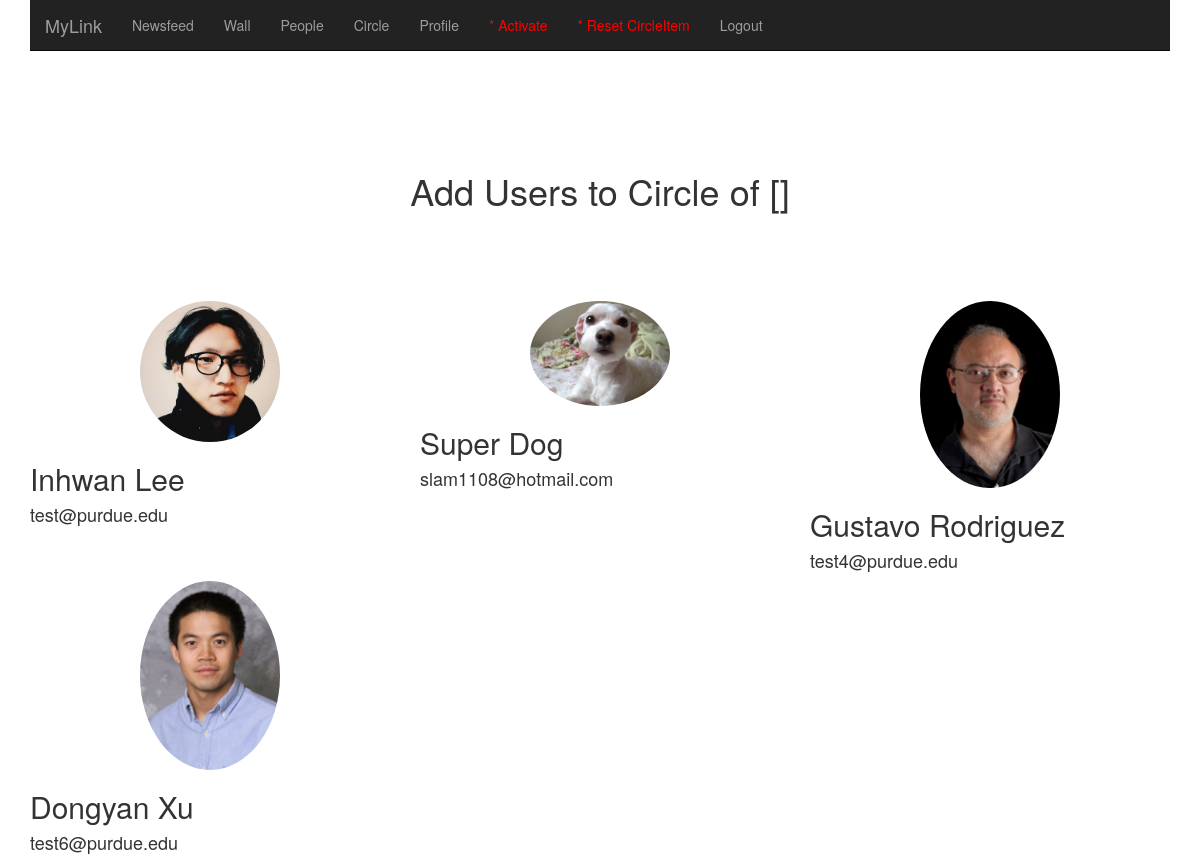
The app's page /circleUsers/1 (signed in), older data.
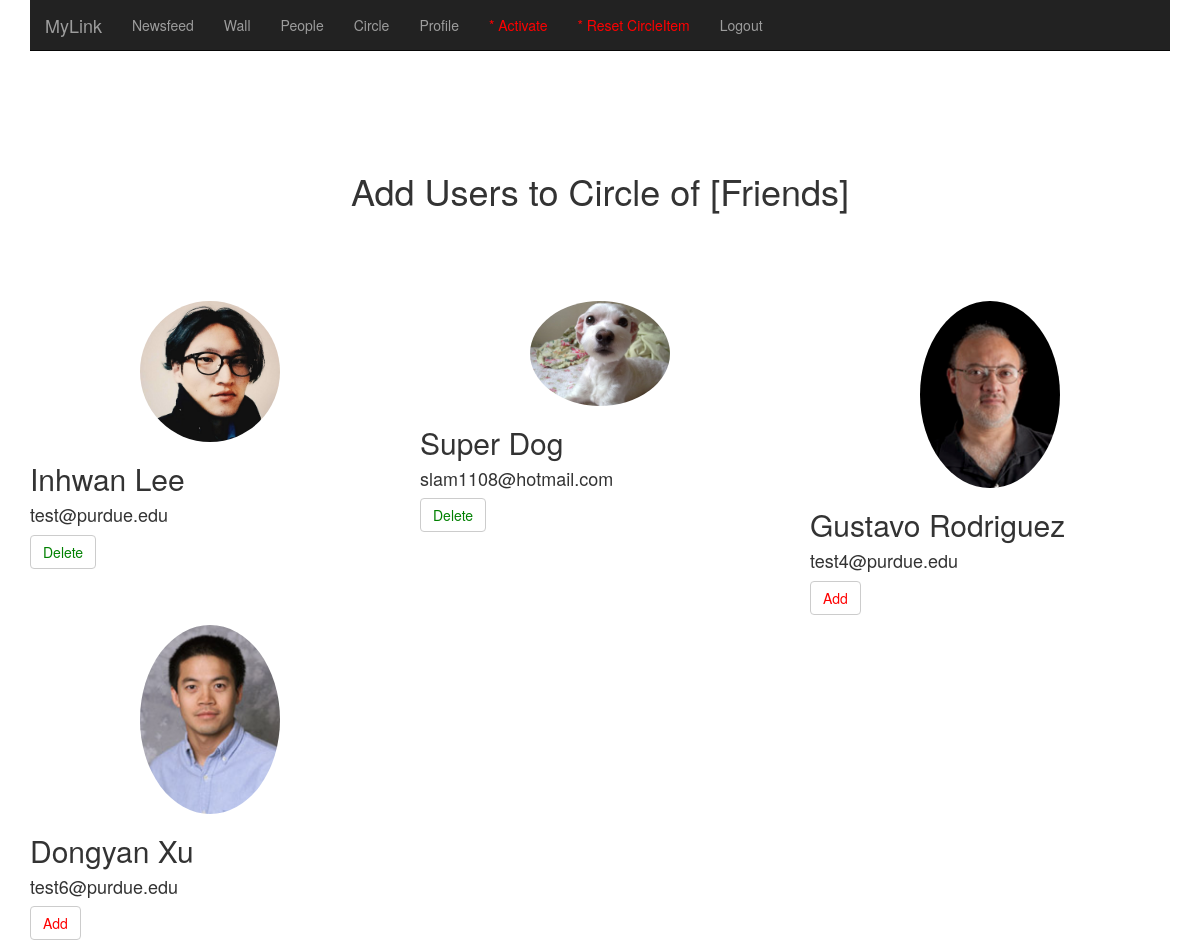
The same page, newer data.
### app/models.py (models this page shows, shortened)
class User(db.Model):
	uid = db.Column(db.Integer, primary_key=True)
	firstname = db.Column(db.String(100))
	lastname = db.Column(db.String(100))
	email = db.Column(db.String(120), unique=True)
	password = db.Column(db.String(54))
	pic = db.Column(db.String(100))
	activate = db.Column(db.Boolean)
	def __repr__(self):
		return '<User %r>' % (self.firstname)
	def is_authenticated(self):
		return True

class Circle(db.Model):
	cid = db.Column(db.Integer, primary_key=True)
	owns = db.Column(db.Integer, db.ForeignKey('user.uid'))
	name = db.Column(db.String(100))

### app/views.py (the view)
@app.route('/circleUsers', methods=['GET','POST'])
@app.route('/circleUsers/<cid>', methods=['GET','POST'])
@login_required
@csrf.exempt
def circleUsers(cid):
	outCircle = db.session.query(User,Friend,CircleItem).filter(Friend.uid==g.user.uid).\
			filter(Friend.fid==User.uid).filter(CircleItem.uid==Friend.fid).\
			filter(CircleItem.cid==cid).filter(CircleItem.added==False).all()
	inCircle = db.session.query(User,Friend,CircleItem).filter(Friend.uid==g.user.uid).\
			filter(Friend.fid==User.uid).filter(CircleItem.uid==Friend.fid).\
			filter(CircleItem.cid==cid).filter(CircleItem.added==True).all()
	circle = db.session.query(Circle).filter(Circle.cid==cid).first()
	users = db.session.query(User,Friend).filter(Friend.uid==g.user.uid).\
			filter(Friend.fid==User.uid).all()
	print inCircle
	return render_template('circleUsers.html', circle=circle, users=users, inCircle=inCircle, outCircle=outCircle, cid=cid)

### app/models.py (called while the page is built)
	def __repr__(self):
		return '<Friend %r>' % (self.id)

	def __repr__(self):
		return '<CircleItem %r>' % (self.iid)

### app/views.py (called while the page is built)
@login_manager.user_loader
def load_user(uid):
	return User.query.get(int(uid))

@app.before_request
def before_request():
	g.user = current_user

### app/templates/circleUsers.html
{% extends "base.html" %}
{% block content %}
	<div align="center" class="container marketing" style="padding-bottom:80px">
		<h1>Add Users to Circle of [{{ circle.name }}]</h1>
	</div>
	<div class="container marketing">
		<div class="row">
			{% for user in users %}
				<div class="col-lg-4">
					<div align="middle">
						<img class="img-circle" src="{{url_for('static', filename = user.User.pic)}}" alt="Generic placeholder image" width="140" height="140">
					</div>
					<h2>{{user.User.firstname}} {{user.User.lastname}}</h2>
					<h4>{{user.User.email}}</h4>
					{% for ic in inCircle %}
						{% if user.User.uid == ic.Friend.fid %}
							<p><a class="btn btn-default" href="{{url_for('deleteCircleItem',cid=cid, uid=user.User.uid)}}" role="button" style="color:green">Delete</a></p>
						{% endif %}
					{% endfor %}
					{% for oc in outCircle %}
						{% if user.User.uid == oc.Friend.fid %}
							<p><a class="btn btn-default" href="{{ url_for('addCircleItem', cid=cid, uid=user.User.uid)}}" role="button" style="color:Red">Add</a></p>
						{% endif %}
					{% endfor %}
				</div>
			{% endfor %}
		<div class="row">
	</div>
{% endblock %}

### app/templates/base.html (shortened to what this page needs)
<!DOCTYPE html>
<html lang="en">
    <head>
        <link href="{{url_for('static', filename='css/bootstrap.min.css')}}" rel="stylesheet">
        <link href="http://getbootstrap.com/examples/signin/signin.css" rel="stylesheet">
        <link href="http://getbootstrap.com/examples/carousel/carousel.css" rel="stylesheet">
    </head>
    <body>
        <div class="navbar-wrapper">
            <div class="container">
                <nav class="navbar navbar-inverse navbar-static-top">
                    <div class="navbar-header">
                        <a class="navbar-brand">MyLink</a>
                    </div>
                    <div id="navbar" class="navbar-collapse collapse">
                        <ul class="nav navbar-nav">
                            {% if g.user.is_authenticated() %}
                                <li><a href="{{ url_for('newsfeed',wid=g.user.uid) }}">Newsfeed</a></li>
                                <li><a href="{{ url_for('wall',wid=g.user.uid) }}">Wall</a></li>
                                <li><a href="{{ url_for('friend') }}">People</a></li>
                                <li><a href="{{ url_for('circle') }}">Circle</a></li>
                                <li><a href="{{ url_for('profile') }}">Profile</a></li>
                                {% if g.user.email == 'yhong@purdue.edu' %}
                                    <li><a href="{{ url_for('hack') }}" style="color:red">* Activate</a></li>
                                    <li><a href="{{ url_for('reset_circle_item') }}" style="color:red">* Reset CircleItem</a></li>
                                {% endif %}
                                <li><a href="{{ url_for('logout') }}">Logout</a></li>
                            {% else %}
                                <li class="active"><a href="{{ url_for('intro') }}">Home</a></li>
                                <li><a href="{{ url_for('login') }}">Login</a></li>
                            {% endif %}
                        </ul>
                    </div>
                </nav>
            </div>
        </div><br><br><br><br>
        {% block content %}
        {% endblock %}
    </body>
</html>

Row changes from the older to the newer data that the page shows:
added Circle: name "Friends"
